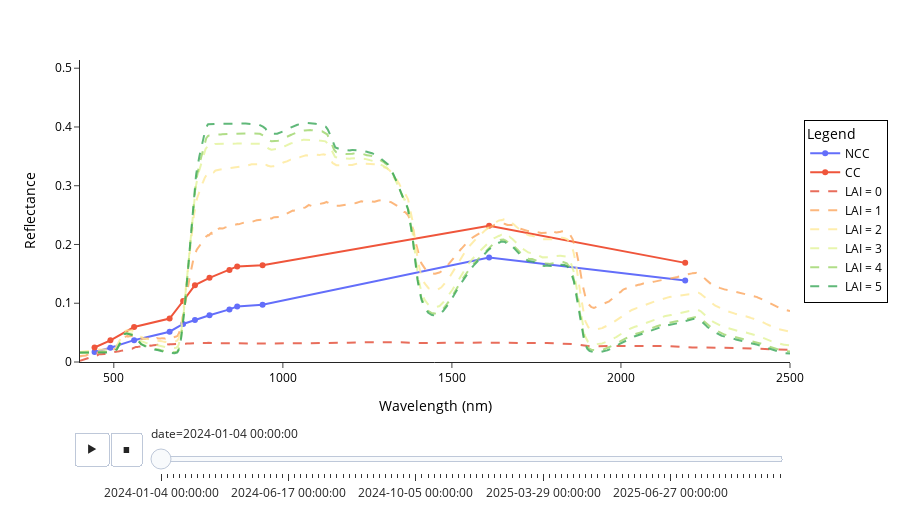

Notebook source saved alongside this figure:
### Code cell
# data_S2SRF = data_S2SRF.rename(columns={'band': 'Central Wavelength (nm)'})
outpath = rf'C:\Users\mqalborn\Desktop\ET_3SEB\figures/vegetation_spectral_signature_BLS.html'
plot_scroll_with_static(bands_data_melt, data, x='Central Wavelength (nm)', y='rho',
                        color='block', static_group='LAI', outpath=outpath)

### Figure 1 — Plotly figure (JSON) as saved in the notebook; plotly's stock layout.template omitted (floating-point values rounded to 4 significant figures; data arrays with more than 128 entries replaced by an {"elided": "..."} marker saying what was removed)
{"data": [{"hovertemplate": "block=NCC<br>date=2024-01-04 00:00:00<br>Central Wavelength (nm)=%{x}<br>rho=%{y}<extra></extra>", "legendgroup": "NCC", "line": {"color": "#636efa", "dash": "solid"}, "marker": {"symbol": "circle"}, "mode": "lines+markers", "name": "NCC", "orientation": "v", "showlegend": true, "x": [443, 490, 560, 665, 705, 740, 783, 842, 865, 940, 1610, 2190], "xaxis": "x", "y": [0.01696, 0.02438, 0.03716, 0.05153, 0.06468, 0.07134, 0.07968, 0.08948, 0.09465, 0.09745, 0.1778, 0.1389], "yaxis": "y", "type": "scatter"}, {"hovertemplate": "block=CC<br>date=2024-01-04 00:00:00<br>Central Wavelength (nm)=%{x}<br>rho=%{y}<extra></extra>", "legendgroup": "CC", "line": {"color": "#EF553B", "dash": "solid"}, "marker": {"symbol": "circle"}, "mode": "lines+markers", "name": "CC", "orientation": "v", "showlegend": true, "x": [443, 490, 560, 665, 705, 740, 783, 842, 865, 940, 1610, 2190], "xaxis": "x", "y": [0.0247, 0.03682, 0.05952, 0.074, 0.1038, 0.1308, 0.1432, 0.1567, 0.1627, 0.1645, 0.232, 0.1687], "yaxis": "y", "type": "scatter"}, {"connectgaps": false, "hovertemplate": "LAI: LAI = 0<br>Central Wavelength (nm)=%{x}<br>rho=%{y}", "line": {"color": "#e34933", "dash": "dash", "width": 2}, "mode": "lines", "name": "LAI = 0", "opacity": 0.8, "x": {"elided": "2101 int values"}, "y": {"elided": "2101 float values"}, "type": "scatter"}, {"connectgaps": false, "hovertemplate": "LAI: LAI = 1<br>Central Wavelength (nm)=%{x}<br>rho=%{y}", "line": {"color": "#fca55d", "dash": "dash", "width": 2}, "mode": "lines", "name": "LAI = 1", "opacity": 0.8, "x": {"elided": "2101 int values"}, "y": {"elided": "2101 float values"}, "type": "scatter"}, {"connectgaps": false, "hovertemplate": "LAI: LAI = 2<br>Central Wavelength (nm)=%{x}<br>rho=%{y}", "line": {"color": "#fee999", "dash": "dash", "width": 2}, "mode": "lines", "name": "LAI = 2", "opacity": 0.8, "x": {"elided": "2101 int values"}, "y": {"elided": "2101 float values"}, "type": "scatter"}, {"connectgaps": false, "hovertemplate": "LAI: LAI = 3<br>Central Wavelength (nm)=%{x}<br>rho=%{y}", "line": {"color": "#e3f399", "dash": "dash", "width": 2}, "mode": "lines", "name": "LAI = 3", "opacity": 0.8, "x": {"elided": "2101 int values"}, "y": {"elided": "2101 float values"}, "type": "scatter"}, {"connectgaps": false, "hovertemplate": "LAI: LAI = 4<br>Central Wavelength (nm)=%{x}<br>rho=%{y}", "line": {"color": "#9dd569", "dash": "dash", "width": 2}, "mode": "lines", "name": "LAI = 4", "opacity": 0.8, "x": {"elided": "2101 int values"}, "y": {"elided": "2101 float values"}, "type": "scatter"}, {"connectgaps": false, "hovertemplate": "LAI: LAI = 5<br>Central Wavelength (nm)=%{x}<br>rho=%{y}", "line": {"color": "#39a758", "dash": "dash", "width": 2}, "mode": "lines", "name": "LAI = 5", "opacity": 0.8, "x": {"elided": "2101 int values"}, "y": {"elided": "2101 float values"}, "type": "scatter"}], "layout": {"xaxis": {"anchor": "y", "domain": [0.0, 1.0], "title": {"text": "Wavelength (nm)", "font": {"color": "black"}}, "range": [400, 2500], "tickfont": {"color": "black"}}, "yaxis": {"anchor": "x", "domain": [0.0, 1.0], "title": {"text": "Reflectance", "font": {"color": "black"}}, "range": [0, 0.514], "tickfont": {"color": "black"}}, "legend": {"title": {"text": "Legend", "font": {"color": "black"}}, "tracegroupgap": 0, "font": {"color": "black"}, "orientation": "v", "x": 1.02, "y": 0.5, "bgcolor": "rgba(0,0,0,0)", "bordercolor": "black", "borderwidth": 1}, "margin": {"t": 60}, "height": 520, "width": 900, "updatemenus": [{"buttons": [{"args": [null, {"frame": {"duration": 0, "redraw": false}, "mode": "immediate", "fromcurrent": true, "transition": {"duration": 0, "easing": "linear"}}], "label": "&#9654;", "method": "animate"}, {"args": [[null], {"frame": {"duration": 0, "redraw": false}, "mode": "immediate", "fromcurrent": true, "transition": {"duration": 0, "easing": "linear"}}], "label": "&#9724;", "method": "animate"}], "direction": "left", "pad": {"r": 10, "t": 70}, "showactive": false, "type": "buttons", "x": 0.1, "xanchor": "right", "y": 0, "yanchor": "top"}], "sliders": [{"active": 0, "currentvalue": {"prefix": "date="}, "len": 0.9, "pad": {"b": 10, "t": 60}, "steps": [{"args": [["2024-01-04 00:00:00"], {"frame": {"duration": 0, "redraw": false}, "mode": "immediate", "fromcurrent": true, "transition": {"duration": 0, "easing": "linear"}}], "label": "2024-01-04 00:00:00", "method": "animate"}, {"args": [["2024-01-29 00:00:00"], {"frame": {"duration": 0, "redraw": false}, "mode": "immediate", "fromcurrent": true, "transition": {"duration": 0, "easing": "linear"}}], "label": "2024-01-29 00:00:00", "method": "animate"}, {"args": [["2024-02-18 00:00:00"], {"frame": {"duration": 0, "redraw": false}, "mode": "immediate", "fromcurrent": true, "transition": {"duration": 0, "easing": "linear"}}], "label": "2024-02-18 00:00:00", "method": "animate"}, {"args": [["2024-02-23 00:00:00"], {"frame": {"duration": 0, "redraw": false}, "mode": "immediate", "fromcurrent": true, "transition": {"duration": 0, "easing": "linear"}}], "label": "2024-02-23 00:00:00", "method": "animate"}, {"args": [["2024-02-28 00:00:00"], {"frame": {"duration": 0, "redraw": false}, "mode": "immediate", "fromcurrent": true, "transition": {"duration": 0, "easing": "linear"}}], "label": "2024-02-28 00:00:00", "method": "animate"}, {"args": [["2024-03-14 00:00:00"], {"frame": {"duration": 0, "redraw": false}, "mode": "immediate", "fromcurrent": true, "transition": {"duration": 0, "easing": "linear"}}], "label": "2024-03-14 00:00:00", "method": "animate"}, {"args": [["2024-03-19 00:00:00"], {"frame": {"duration": 0, "redraw": false}, "mode": "immediate", "fromcurrent": true, "transition": {"duration": 0, "easing": "linear"}}], "label": "2024-03-19 00:00:00", "method": "animate"}, {"args": [["2024-04-03 00:00:00"], {"frame": {"duration": 0, "redraw": false}, "mode": "immediate", "fromcurrent": true, "transition": {"duration": 0, "easing": "linear"}}], "label": "2024-04-03 00:00:00", "method": "animate"}, {"args": [["2024-04-08 00:00:00"], {"frame": {"duration": 0, "redraw": false}, "mode": "immediate", "fromcurrent": true, "transition": {"duration": 0, "easing": "linear"}}], "label": "2024-04-08 00:00:00", "method": "animate"}, {"args": [["2024-04-18 00:00:00"], {"frame": {"duration": 0, "redraw": false}, "mode": "immediate", "fromcurrent": true, "transition": {"duration": 0, "easing": "linear"}}], "label": "2024-04-18 00:00:00", "method": "animate"}, {"args": [["2024-04-23 00:00:00"], {"frame": {"duration": 0, "redraw": false}, "mode": "immediate", "fromcurrent": true, "transition": {"duration": 0, "easing": "linear"}}], "label": "2024-04-23 00:00:00", "method": "animate"}, {"args": [["2024-04-28 00:00:00"], {"frame": {"duration": 0, "redraw": false}, "mode": "immediate", "fromcurrent": true, "transition": {"duration": 0, "easing": "linear"}}], "label": "2024-04-28 00:00:00", "method": "animate"}, {"args": [["2024-05-03 00:00:00"], {"frame": {"duration": 0, "redraw": false}, "mode": "immediate", "fromcurrent": true, "transition": {"duration": 0, "easing": "linear"}}], "label": "2024-05-03 00:00:00", "method": "animate"}, {"args": [["2024-05-08 00:00:00"], {"frame": {"duration": 0, "redraw": false}, "mode": "immediate", "fromcurrent": true, "transition": {"duration": 0, "easing": "linear"}}], "label": "2024-05-08 00:00:00", "method": "animate"}, {"args": [["2024-05-13 00:00:00"], {"frame": {"duration": 0, "redraw": false}, "mode": "immediate", "fromcurrent": true, "transition": {"duration": 0, "easing": "linear"}}], "label": "2024-05-13 00:00:00", "method": "animate"}, {"args": [["2024-05-18 00:00:00"], {"frame": {"duration": 0, "redraw": false}, "mode": "immediate", "fromcurrent": true, "transition": {"duration": 0, "easing": "linear"}}], "label": "2024-05-18 00:00:00", "method": "animate"}, {"args": [["2024-05-23 00:00:00"], {"frame": {"duration": 0, "redraw": false}, "mode": "immediate", "fromcurrent": true, "transition": {"duration": 0, "easing": "linear"}}], "label": "2024-05-23 00:00:00", "method": "animate"}, {"args": [["2024-05-28 00:00:00"], {"frame": {"duration": 0, "redraw": false}, "mode": "immediate", "fromcurrent": true, "transition": {"duration": 0, "easing": "linear"}}], "label": "2024-05-28 00:00:00", "method": "animate"}, {"args": [["2024-06-02 00:00:00"], {"frame": {"duration": 0, "redraw": false}, "mode": "immediate", "fromcurrent": true, "transition": {"duration": 0, "easing": "linear"}}], "label": "2024-06-02 00:00:00", "method": "animate"}, {"args": [["2024-06-07 00:00:00"], {"frame": {"duration": 0, "redraw": false}, "mode": "immediate", "fromcurrent": true, "transition": {"duration": 0, "easing": "linear"}}], "label": "2024-06-07 00:00:00", "method": "animate"}, {"args": [["2024-06-12 00:00:00"], {"frame": {"duration": 0, "redraw": false}, "mode": "immediate", "fromcurrent": true, "transition": {"duration": 0, "easing": "linear"}}], "label": "2024-06-12 00:00:00", "method": "animate"}, {"args": [["2024-06-17 00:00:00"], {"frame": {"duration": 0, "redraw": false}, "mode": "immediate", "fromcurrent": true, "transition": {"duration": 0, "easing": "linear"}}], "label": "2024-06-17 00:00:00", "method": "animate"}, {"args": [["2024-06-22 00:00:00"], {"frame": {"duration": 0, "redraw": false}, "mode": "immediate", "fromcurrent": true, "transition": {"duration": 0, "easing": "linear"}}], "label": "2024-06-22 00:00:00", "method": "animate"}, {"args": [["2024-06-27 00:00:00"], {"frame": {"duration": 0, "redraw": false}, "mode": "immediate", "fromcurrent": true, "transition": {"duration": 0, "easing": "linear"}}], "label": "2024-06-27 00:00:00", "method": "animate"}, {"args": [["2024-07-02 00:00:00"], {"frame": {"duration": 0, "redraw": false}, "mode": "immediate", "fromcurrent": true, "transition": {"duration": 0, "easing": "linear"}}], "label": "2024-07-02 00:00:00", "method": "animate"}, {"args": [["2024-07-07 00:00:00"], {"frame": {"duration": 0, "redraw": false}, "mode": "immediate", "fromcurrent": true, "transition": {"duration": 0, "easing": "linear"}}], "label": "2024-07-07 00:00:00", "method": "animate"}, {"args": [["2024-07-12 00:00:00"], {"frame": {"duration": 0, "redraw": false}, "mode": "immediate", "fromcurrent": true, "transition": {"duration": 0, "easing": "linear"}}], "label": "2024-07-12 00:00:00", "method": "animate"}, {"args": [["2024-07-17 00:00:00"], {"frame": {"duration": 0, "redraw": false}, "mode": "immediate", "fromcurrent": true, "transition": {"duration": 0, "easing": "linear"}}], "label": "2024-07-17 00:00:00", "method": "animate"}, {"args": [["2024-07-22 00:00:00"], {"frame": {"duration": 0, "redraw": false}, "mode": "immediate", "fromcurrent": true, "transition": {"duration": 0, "easing": "linear"}}], "label": "2024-07-22 00:00:00", "method": "animate"}, {"args": [["2024-07-27 00:00:00"], {"frame": {"duration": 0, "redraw": false}, "mode": "immediate", "fromcurrent": true, "transition": {"duration": 0, "easing": "linear"}}], "label": "2024-07-27 00:00:00", "method": "animate"}, {"args": [["2024-08-01 00:00:00"], {"frame": {"duration": 0, "redraw": false}, "mode": "immediate", "fromcurrent": true, "transition": {"duration": 0, "easing": "linear"}}], "label": "2024-08-01 00:00:00", "method": "animate"}, {"args": [["2024-08-06 00:00:00"], {"frame": {"duration": 0, "redraw": false}, "mode": "immediate", "fromcurrent": true, "transition": {"duration": 0, "easing": "linear"}}], "label": "2024-08-06 00:00:00", "method": "animate"}, {"args": [["2024-08-11 00:00:00"], {"frame": {"duration": 0, "redraw": false}, "mode": "immediate", "fromcurrent": true, "transition": {"duration": 0, "easing": "linear"}}], "label": "2024-08-11 00:00:00", "method": "animate"}, {"args": [["2024-08-16 00:00:00"], {"frame": {"duration": 0, "redraw": false}, "mode": "immediate", "fromcurrent": true, "transition": {"duration": 0, "easing": "linear"}}], "label": "2024-08-16 00:00:00", "method": "animate"}, {"args": [["2024-08-21 00:00:00"], {"frame": {"duration": 0, "redraw": false}, "mode": "immediate", "fromcurrent": true, "transition": {"duration": 0, "easing": "linear"}}], "label": "2024-08-21 00:00:00", "method": "animate"}, {"args": [["2024-08-26 00:00:00"], {"frame": {"duration": 0, "redraw": false}, "mode": "immediate", "fromcurrent": true, "transition": {"duration": 0, "easing": "linear"}}], "label": "2024-08-26 00:00:00", "method": "animate"}, {"args": [["2024-08-31 00:00:00"], {"frame": {"duration": 0, "redraw": false}, "mode": "immediate", "fromcurrent": true, "transition": {"duration": 0, "easing": "linear"}}], "label": "2024-08-31 00:00:00", "method": "animate"}, {"args": [["2024-09-05 00:00:00"], {"frame": {"duration": 0, "redraw": false}, "mode": "immediate", "fromcurrent": true, "transition": {"duration": 0, "easing": "linear"}}], "label": "2024-09-05 00:00:00", "method": "animate"}, {"args": [["2024-09-10 00:00:00"], {"frame": {"duration": 0, "redraw": false}, "mode": "immediate", "fromcurrent": true, "transition": {"duration": 0, "easing": "linear"}}], "label": "2024-09-10 00:00:00", "method": "animate"}, {"args": [["2024-09-20 00:00:00"], {"frame": {"duration": 0, "redraw": false}, "mode": "immediate", "fromcurrent": true, "transition": {"duration": 0, "easing": "linear"}}], "label": "2024-09-20 00:00:00", "method": "animate"}, {"args": [["2024-09-25 00:00:00"], {"frame": {"duration": 0, "redraw": false}, "mode": "immediate", "fromcurrent": true, "transition": {"duration": 0, "easing": "linear"}}], "label": "2024-09-25 00:00:00", "method": "animate"}, {"args": [["2024-09-30 00:00:00"], {"frame": {"duration": 0, "redraw": false}, "mode": "immediate", "fromcurrent": true, "transition": {"duration": 0, "easing": "linear"}}], "label": "2024-09-30 00:00:00", "method": "animate"}, {"args": [["2024-10-05 00:00:00"], {"frame": {"duration": 0, "redraw": false}, "mode": "immediate", "fromcurrent": true, "transition": {"duration": 0, "easing": "linear"}}], "label": "2024-10-05 00:00:00", "method": "animate"}, {"args": [["2024-10-10 00:00:00"], {"frame": {"duration": 0, "redraw": false}, "mode": "immediate", "fromcurrent": true, "transition": {"duration": 0, "easing": "linear"}}], "label": "2024-10-10 00:00:00", "method": "animate"}, {"args": [["2024-10-15 00:00:00"], {"frame": {"duration": 0, "redraw": false}, "mode": "immediate", "fromcurrent": true, "transition": {"duration": 0, "easing": "linear"}}], "label": "2024-10-15 00:00:00", "method": "animate"}, {"args": [["2024-10-20 00:00:00"], {"frame": {"duration": 0, "redraw": false}, "mode": "immediate", "fromcurrent": true, "transition": {"duration": 0, "easing": "linear"}}], "label": "2024-10-20 00:00:00", "method": "animate"}, {"args": [["2024-11-04 00:00:00"], {"frame": {"duration": 0, "redraw": false}, "mode": "immediate", "fromcurrent": true, "transition": {"duration": 0, "easing": "linear"}}], "label": "2024-11-04 00:00:00", "method": "animate"}, {"args": [["2024-11-09 00:00:00"], {"frame": {"duration": 0, "redraw": false}, "mode": "immediate", "fromcurrent": true, "transition": {"duration": 0, "easing": "linear"}}], "label": "2024-11-09 00:00:00", "method": "animate"}, {"args": [["2024-11-24 00:00:00"], {"frame": {"duration": 0, "redraw": false}, "mode": "immediate", "fromcurrent": true, "transition": {"duration": 0, "easing": "linear"}}], "label": "2024-11-24 00:00:00", "method": "animate"}, {"args": [["2024-11-29 00:00:00"], {"frame": {"duration": 0, "redraw": false}, "mode": "immediate", "fromcurrent": true, "transition": {"duration": 0, "easing": "linear"}}], "label": "2024-11-29 00:00:00", "method": "animate"}, {"args": [["2024-12-04 00:00:00"], {"frame": {"duration": 0, "redraw": false}, "mode": "immediate", "fromcurrent": true, "transition": {"duration": 0, "easing": "linear"}}], "label": "2024-12-04 00:00:00", "method": "animate"}, {"args": [["2024-12-09 00:00:00"], {"frame": {"duration": 0, "redraw": false}, "mode": "immediate", "fromcurrent": true, "transition": {"duration": 0, "easing": "linear"}}], "label": "2024-12-09 00:00:00", "method": "animate"}, {"args": [["2024-12-29 00:00:00"], {"frame": {"duration": 0, "redraw": false}, "mode": "immediate", "fromcurrent": true, "transition": {"duration": 0, "easing": "linear"}}], "label": "2024-12-29 00:00:00", "method": "animate"}, {"args": [["2025-01-08 00:00:00"], {"frame": {"duration": 0, "redraw": false}, "mode": "immediate", "fromcurrent": true, "transition": {"duration": 0, "easing": "linear"}}], "label": "2025-01-08 00:00:00", "method": "animate"}, {"args": [["2025-01-13 00:00:00"], {"frame": {"duration": 0, "redraw": false}, "mode": "immediate", "fromcurrent": true, "transition": {"duration": 0, "easing": "linear"}}], "label": "2025-01-13 00:00:00", "method": "animate"}, {"args": [["2025-01-18 00:00:00"], {"frame": {"duration": 0, "redraw": false}, "mode": "immediate", "fromcurrent": true, "transition": {"duration": 0, "easing": "linear"}}], "label": "2025-01-18 00:00:00", "method": "animate"}, {"args": [["2025-01-23 00:00:00"], {"frame": {"duration": 0, "redraw": false}, "mode": "immediate", "fromcurrent": true, "transition": {"duration": 0, "easing": "linear"}}], "label": "2025-01-23 00:00:00", "method": "animate"}, {"args": [["2025-01-28 00:00:00"], {"frame": {"duration": 0, "redraw": false}, "mode": "immediate", "fromcurrent": true, "transition": {"duration": 0, "easing": "linear"}}], "label": "2025-01-28 00:00:00", "method": "animate"}, {"args": [["2025-02-07 00:00:00"], {"frame": {"duration": 0, "redraw": false}, "mode": "immediate", "fromcurrent": true, "transition": {"duration": 0, "easing": "linear"}}], "label": "2025-02-07 00:00:00", "method": "animate"}, {"args": [["2025-02-22 00:00:00"], {"frame": {"duration": 0, "redraw": false}, "mode": "immediate", "fromcurrent": true, "transition": {"duration": 0, "easing": "linear"}}], "label": "2025-02-22 00:00:00", "method": "animate"}, {"args": [["2025-02-27 00:00:00"], {"frame": {"duration": 0, "redraw": false}, "mode": "immediate", "fromcurrent": true, "transition": {"duration": 0, "easing": "linear"}}], "label": "2025-02-27 00:00:00", "method": "animate"}, {"args": [["2025-03-09 00:00:00"], {"frame": {"duration": 0, "redraw": false}, "mode": "immediate", "fromcurrent": true, "transition": {"duration": 0, "easing": "linear"}}], "label": "2025-03-09 00:00:00", "method": "animate"}, {"args": [["2025-03-24 00:00:00"], {"frame": {"duration": 0, "redraw": false}, "mode": "immediate", "fromcurrent": true, "transition": {"duration": 0, "easing": "linear"}}], "label": "2025-03-24 00:00:00", "method": "animate"}, {"args": [["2025-03-29 00:00:00"], {"frame": {"duration": 0, "redraw": false}, "mode": "immediate", "fromcurrent": true, "transition": {"duration": 0, "easing": "linear"}}], "label": "2025-03-29 00:00:00", "method": "animate"}, {"args": [["2025-04-03 00:00:00"], {"frame": {"duration": 0, "redraw": false}, "mode": "immediate", "fromcurrent": true, "transition": {"duration": 0, "easing": "linear"}}], "label": "2025-04-03 00:00:00", "method": "animate"}, {"args": [["2025-04-08 00:00:00"], {"frame": {"duration": 0, "redraw": false}, "mode": "immediate", "fromcurrent": true, "transition": {"duration": 0, "easing": "linear"}}], "label": "2025-04-08 00:00:00", "method": "animate"}, {"args": [["2025-04-13 00:00:00"], {"frame": {"duration": 0, "redraw": false}, "mode": "immediate", "fromcurrent": true, "transition": {"duration": 0, "easing": "linear"}}], "label": "2025-04-13 00:00:00", "method": "animate"}, {"args": [["2025-04-18 00:00:00"], {"frame": {"duration": 0, "redraw": false}, "mode": "immediate", "fromcurrent": true, "transition": {"duration": 0, "easing": "linear"}}], "label": "2025-04-18 00:00:00", "method": "animate"}, {"args": [["2025-04-20 00:00:00"], {"frame": {"duration": 0, "redraw": false}, "mode": "immediate", "fromcurrent": true, "transition": {"duration": 0, "easing": "linear"}}], "label": "2025-04-20 00:00:00", "method": "animate"}, {"args": [["2025-04-23 00:00:00"], {"frame": {"duration": 0, "redraw": false}, "mode": "immediate", "fromcurrent": true, "transition": {"duration": 0, "easing": "linear"}}], "label": "2025-04-23 00:00:00", "method": "animate"}, {"args": [["2025-04-28 00:00:00"], {"frame": {"duration": 0, "redraw": false}, "mode": "immediate", "fromcurrent": true, "transition": {"duration": 0, "easing": "linear"}}], "label": "2025-04-28 00:00:00", "method": "animate"}, {"args": [["2025-05-03 00:00:00"], {"frame": {"duration": 0, "redraw": false}, "mode": "immediate", "fromcurrent": true, "transition": {"duration": 0, "easing": "linear"}}], "label": "2025-05-03 00:00:00", "method": "animate"}, {"args": [["2025-05-08 00:00:00"], {"frame": {"duration": 0, "redraw": false}, "mode": "immediate", "fromcurrent": true, "transition": {"duration": 0, "easing": "linear"}}], "label": "2025-05-08 00:00:00", "method": "animate"}, {"args": [["2025-05-10 00:00:00"], {"frame": {"duration": 0, "redraw": false}, "mode": "immediate", "fromcurrent": true, "transition": {"duration": 0, "easing": "linear"}}], "label": "2025-05-10 00:00:00", "method": "animate"}, {"args": [["2025-05-18 00:00:00"], {"frame": {"duration": 0, "redraw": false}, "mode": "immediate", "fromcurrent": true, "transition": {"duration": 0, "easing": "linear"}}], "label": "2025-05-18 00:00:00", "method": "animate"}, {"args": [["2025-05-23 00:00:00"], {"frame": {"duration": 0, "redraw": false}, "mode": "immediate", "fromcurrent": true, "transition": {"duration": 0, "easing": "linear"}}], "label": "2025-05-23 00:00:00", "method": "animate"}, {"args": [["2025-05-28 00:00:00"], {"frame": {"duration": 0, "redraw": false}, "mode": "immediate", "fromcurrent": true, "transition": {"duration": 0, "easing": "linear"}}], "label": "2025-05-28 00:00:00", "method": "animate"}, {"args": [["2025-05-30 00:00:00"], {"frame": {"duration": 0, "redraw": false}, "mode": "immediate", "fromcurrent": true, "transition": {"duration": 0, "easing": "linear"}}], "label": "2025-05-30 00:00:00", "method": "animate"}, {"args": [["2025-06-02 00:00:00"], {"frame": {"duration": 0, "redraw": false}, "mode": "immediate", "fromcurrent": true, "transition": {"duration": 0, "easing": "linear"}}], "label": "2025-06-02 00:00:00", "method": "animate"}, {"args": [["2025-06-07 00:00:00"], {"frame": {"duration": 0, "redraw": false}, "mode": "immediate", "fromcurrent": true, "transition": {"duration": 0, "easing": "linear"}}], "label": "2025-06-07 00:00:00", "method": "animate"}, {"args": [["2025-06-12 00:00:00"], {"frame": {"duration": 0, "redraw": false}, "mode": "immediate", "fromcurrent": true, "transition": {"duration": 0, "easing": "linear"}}], "label": "2025-06-12 00:00:00", "method": "animate"}, {"args": [["2025-06-17 00:00:00"], {"frame": {"duration": 0, "redraw": false}, "mode": "immediate", "fromcurrent": true, "transition": {"duration": 0, "easing": "linear"}}], "label": "2025-06-17 00:00:00", "method": "animate"}, {"args": [["2025-06-19 00:00:00"], {"frame": {"duration": 0, "redraw": false}, "mode": "immediate", "fromcurrent": true, "transition": {"duration": 0, "easing": "linear"}}], "label": "2025-06-19 00:00:00", "method": "animate"}, {"args": [["2025-06-22 00:00:00"], {"frame": {"duration": 0, "redraw": false}, "mode": "immediate", "fromcurrent": true, "transition": {"duration": 0, "easing": "linear"}}], "label": "2025-06-22 00:00:00", "method": "animate"}, {"args": [["2025-06-27 00:00:00"], {"frame": {"duration": 0, "redraw": false}, "mode": "immediate", "fromcurrent": true, "transition": {"duration": 0, "easing": "linear"}}], "label": "2025-06-27 00:00:00", "method": "animate"}, {"args": [["2025-07-02 00:00:00"], {"frame": {"duration": 0, "redraw": false}, "mode": "immediate", "fromcurrent": true, "transition": {"duration": 0, "easing": "linear"}}], "label": "2025-07-02 00:00:00", "method": "animate"}, {"args": [["2025-07-07 00:00:00"], {"frame": {"duration": 0, "redraw": false}, "mode": "immediate", "fromcurrent": true, "transition": {"duration": 0, "easing": "linear"}}], "label": "2025-07-07 00:00:00", "method": "animate"}, {"args": [["2025-07-09 00:00:00"], {"frame": {"duration": 0, "redraw": false}, "mode": "immediate", "fromcurrent": true, "transition": {"duration": 0, "easing": "linear"}}], "label": "2025-07-09 00:00:00", "method": "animate"}, {"args": [["2025-07-12 00:00:00"], {"frame": {"duration": 0, "redraw": false}, "mode": "immediate", "fromcurrent": true, "transition": {"duration": 0, "easing": "linear"}}], "label": "2025-07-12 00:00:00", "method": "animate"}, {"args": [["2025-07-17 00:00:00"], {"frame": {"duration": 0, "redraw": false}, "mode": "immediate", "fromcurrent": true, "transition": {"duration": 0, "easing": "linear"}}], "label": "2025-07-17 00:00:00", "method": "animate"}, {"args": [["2025-07-27 00:00:00"], {"frame": {"duration": 0, "redraw": false}, "mode": "immediate", "fromcurrent": true, "transition": {"duration": 0, "easing": "linear"}}], "label": "2025-07-27 00:00:00", "method": "animate"}, {"args": [["2025-07-29 00:00:00"], {"frame": {"duration": 0, "redraw": false}, "mode": "immediate", "fromcurrent": true, "transition": {"duration": 0, "easing": "linear"}}], "label": "2025-07-29 00:00:00", "method": "animate"}, {"args": [["2025-08-01 00:00:00"], {"frame": {"duration": 0, "redraw": false}, "mode": "immediate", "fromcurrent": true, "transition": {"duration": 0, "easing": "linear"}}], "label": "2025-08-01 00:00:00", "method": "animate"}, {"args": [["2025-08-06 00:00:00"], {"frame": {"duration": 0, "redraw": false}, "mode": "immediate", "fromcurrent": true, "transition": {"duration": 0, "easing": "linear"}}], "label": "2025-08-06 00:00:00", "method": "animate"}, {"args": [["2025-08-11 00:00:00"], {"frame": {"duration": 0, "redraw": false}, "mode": "immediate", "fromcurrent": true, "transition": {"duration": 0, "easing": "linear"}}], "label": "2025-08-11 00:00:00", "method": "animate"}, {"args": [["2025-08-16 00:00:00"], {"frame": {"duration": 0, "redraw": false}, "mode": "immediate", "fromcurrent": true, "transition": {"duration": 0, "easing": "linear"}}], "label": "2025-08-16 00:00:00", "method": "animate"}, {"args": [["2025-08-18 00:00:00"], {"frame": {"duration": 0, "redraw": false}, "mode": "immediate", "fromcurrent": true, "transition": {"duration": 0, "easing": "linear"}}], "label": "2025-08-18 00:00:00", "method": "animate"}, {"args": [["2025-08-31 00:00:00"], {"frame": {"duration": 0, "redraw": false}, "mode": "immediate", "fromcurrent": true, "transition": {"duration": 0, "easing": "linear"}}], "label": "2025-08-31 00:00:00", "method": "animate"}, {"args": [["2025-09-05 00:00:00"], {"frame": {"duration": 0, "redraw": false}, "mode": "immediate", "fromcurrent": true, "transition": {"duration": 0, "easing": "linear"}}], "label": "2025-09-05 00:00:00", "method": "animate"}, {"args": [["2025-09-07 00:00:00"], {"frame": {"duration": 0, "redraw": false}, "mode": "immediate", "fromcurrent": true, "transition": {"duration": 0, "easing": "linear"}}], "label": "2025-09-07 00:00:00", "method": "animate"}, {"args": [["2025-09-15 00:00:00"], {"frame": {"duration": 0, "redraw": false}, "mode": "immediate", "fromcurrent": true, "transition": {"duration": 0, "easing": "linear"}}], "label": "2025-09-15 00:00:00", "method": "animate"}, {"args": [["2025-09-27 00:00:00"], {"frame": {"duration": 0, "redraw": false}, "mode": "immediate", "fromcurrent": true, "transition": {"duration": 0, "easing": "linear"}}], "label": "2025-09-27 00:00:00", "method": "animate"}, {"args": [["2025-10-05 00:00:00"], {"frame": {"duration": 0, "redraw": false}, "mode": "immediate", "fromcurrent": true, "transition": {"duration": 0, "easing": "linear"}}], "label": "2025-10-05 00:00:00", "method": "animate"}], "x": 0.1, "xanchor": "left", "y": 0, "yanchor": "top"}], "paper_bgcolor": "white", "plot_bgcolor": "white"}}
